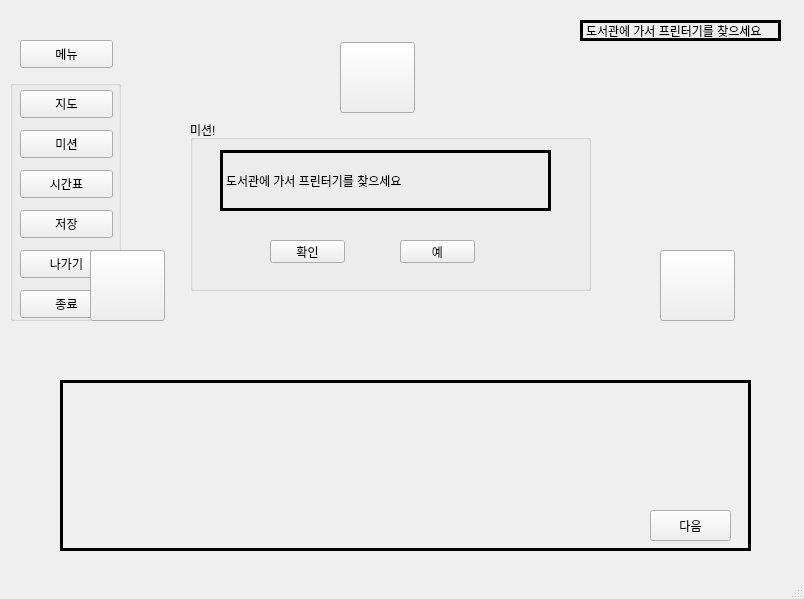
<?xml version="1.0" encoding="UTF-8"?>
<ui version="4.0">
 <class>SSG</class>
 <widget class="QMainWindow" name="SSG">
  <property name="geometry">
   <rect>
    <x>0</x>
    <y>0</y>
    <width>804</width>
    <height>599</height>
   </rect>
  </property>
  <property name="windowTitle">
   <string>SSG</string>
  </property>
  <widget class="QWidget" name="centralwidget">
   <widget class="QPushButton" name="menu">
    <property name="geometry">
     <rect>
      <x>20</x>
      <y>40</y>
      <width>93</width>
      <height>28</height>
     </rect>
    </property>
    <property name="text">
     <string>메뉴</string>
    </property>
   </widget>
   <widget class="QGroupBox" name="menuBox">
    <property name="geometry">
     <rect>
      <x>10</x>
      <y>80</y>
      <width>111</width>
      <height>241</height>
     </rect>
    </property>
    <property name="title">
     <string/>
    </property>
    <widget class="QPushButton" name="map">
     <property name="geometry">
      <rect>
       <x>10</x>
       <y>10</y>
       <width>93</width>
       <height>28</height>
      </rect>
     </property>
     <property name="text">
      <string>지도</string>
     </property>
    </widget>
    <widget class="QPushButton" name="mission">
     <property name="geometry">
      <rect>
       <x>10</x>
       <y>50</y>
       <width>93</width>
       <height>28</height>
      </rect>
     </property>
     <property name="text">
      <string>미션</string>
     </property>
    </widget>
    <widget class="QPushButton" name="save">
     <property name="geometry">
      <rect>
       <x>10</x>
       <y>130</y>
       <width>93</width>
       <height>28</height>
      </rect>
     </property>
     <property name="text">
      <string>저장</string>
     </property>
    </widget>
    <widget class="QPushButton" name="exit">
     <property name="geometry">
      <rect>
       <x>10</x>
       <y>210</y>
       <width>93</width>
       <height>28</height>
      </rect>
     </property>
     <property name="text">
      <string>종료</string>
     </property>
    </widget>
    <widget class="QPushButton" name="time">
     <property name="geometry">
      <rect>
       <x>10</x>
       <y>90</y>
       <width>93</width>
       <height>28</height>
      </rect>
     </property>
     <property name="text">
      <string>시간표</string>
     </property>
    </widget>
    <widget class="QPushButton" name="out_btn">
     <property name="geometry">
      <rect>
       <x>10</x>
       <y>170</y>
       <width>93</width>
       <height>28</height>
      </rect>
     </property>
     <property name="text">
      <string>나가기</string>
     </property>
    </widget>
   </widget>
   <widget class="QLabel" name="chat">
    <property name="geometry">
     <rect>
      <x>60</x>
      <y>380</y>
      <width>691</width>
      <height>171</height>
     </rect>
    </property>
    <property name="frameShape">
     <enum>QFrame::Box</enum>
    </property>
    <property name="lineWidth">
     <number>3</number>
    </property>
    <property name="midLineWidth">
     <number>3</number>
    </property>
    <property name="text">
     <string/>
    </property>
   </widget>
   <widget class="QGroupBox" name="missionBox">
    <property name="geometry">
     <rect>
      <x>190</x>
      <y>120</y>
      <width>401</width>
      <height>171</height>
     </rect>
    </property>
    <property name="title">
     <string>미션!</string>
    </property>
    <widget class="QLabel" name="chat_m">
     <property name="geometry">
      <rect>
       <x>30</x>
       <y>30</y>
       <width>331</width>
       <height>61</height>
      </rect>
     </property>
     <property name="frameShape">
      <enum>QFrame::Box</enum>
     </property>
     <property name="lineWidth">
      <number>3</number>
     </property>
     <property name="midLineWidth">
      <number>3</number>
     </property>
     <property name="text">
      <string>도서관에 가서 프린터기를 찾으세요</string>
     </property>
    </widget>
    <widget class="QPushButton" name="OK">
     <property name="geometry">
      <rect>
       <x>80</x>
       <y>120</y>
       <width>75</width>
       <height>23</height>
      </rect>
     </property>
     <property name="text">
      <string>확인</string>
     </property>
    </widget>
    <widget class="QPushButton" name="Yes">
     <property name="geometry">
      <rect>
       <x>210</x>
       <y>120</y>
       <width>75</width>
       <height>23</height>
      </rect>
     </property>
     <property name="text">
      <string>예</string>
     </property>
    </widget>
   </widget>
   <widget class="QLabel" name="mission_show">
    <property name="geometry">
     <rect>
      <x>580</x>
      <y>20</y>
      <width>201</width>
      <height>21</height>
     </rect>
    </property>
    <property name="frameShape">
     <enum>QFrame::Box</enum>
    </property>
    <property name="lineWidth">
     <number>3</number>
    </property>
    <property name="midLineWidth">
     <number>3</number>
    </property>
    <property name="text">
     <string>도서관에 가서 프린터기를 찾으세요</string>
    </property>
   </widget>
   <widget class="QPushButton" name="next">
    <property name="geometry">
     <rect>
      <x>650</x>
      <y>510</y>
      <width>81</width>
      <height>31</height>
     </rect>
    </property>
    <property name="text">
     <string>다음</string>
    </property>
   </widget>
   <widget class="QPushButton" name="front">
    <property name="geometry">
     <rect>
      <x>340</x>
      <y>42</y>
      <width>75</width>
      <height>71</height>
     </rect>
    </property>
    <property name="text">
     <string/>
    </property>
   </widget>
   <widget class="QPushButton" name="right">
    <property name="geometry">
     <rect>
      <x>660</x>
      <y>250</y>
      <width>75</width>
      <height>71</height>
     </rect>
    </property>
    <property name="text">
     <string/>
    </property>
   </widget>
   <widget class="QPushButton" name="left">
    <property name="geometry">
     <rect>
      <x>90</x>
      <y>250</y>
      <width>75</width>
      <height>71</height>
     </rect>
    </property>
    <property name="text">
     <string/>
    </property>
   </widget>
  </widget>
  <widget class="QStatusBar" name="statusbar"/>
 </widget>
 <resources/>
 <connections/>
</ui>
